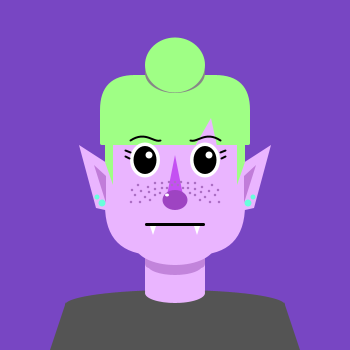
Frame 1 (no input)
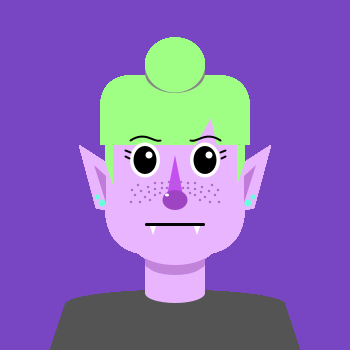
Frame 60 (the mouse pressed at the canvas centre just before this capture)
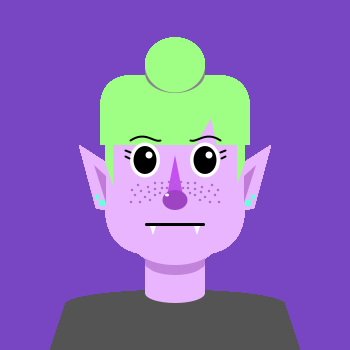
Frame 120 (the mouse held since frame 60 and released just before this capture)

The Processing sketch that drew these frames (run headless with seeded random() and noise(); from frame 60 on, the mouse is pressed at the canvas centre):

// Processing sketch: processing_140784
// ── processing_140784.pde


boolean clicked = false;
int browRightA;
int browRightB;
int browRightC;
int browRightD;
int browRightE;
int browLeftA;
int browLeftB;
int browLeftC;
int browLeftD;
int browLeftE;
int firstMouthAa;
int firstMouthAb;
int firstMouthAc;
int firstMouthBa;
int firstMouthBb;
int firstMouthBc;
int firstMouthBd;
int firstMouthBe;
int firstMouthCa;
int firstMouthCb;
int firstMouthCc;
int firstMouthDa;
int firstMouthDb;
int firstMouthDc;
int firstMouthDd;
int firstMouthDe;
int firstMouthDf;
int firstMouthEa;
int firstMouthEb;
int firstMouthEc;
int firstMouthEd;
int firstMouthEe;
int firstMouthEf;
int secondMouthAa;
int secondMouthAb;
int secondMouthAc;
int secondMouthBa;
int secondMouthBb;
int secondMouthBc;
int secondMouthBd;
int secondMouthBe;
int secondMouthBf;
int secondMouthCa;
int secondMouthCb;
int secondMouthCc;
int secondMouthCd;
int secondMouthCe;
int secondMouthCf;
int secondMouthDa;
int secondMouthDb;
int secondMouthDc;
int secondMouthDd;
int secondMouthDe;
int secondMouthDf;
int secondMouthDg;
int secondMouthDh;
int rightPupilA;
int rightPupilB;
int rightHL;
int leftPupilA;
int leftPupilB;
int leftHL;
float hairColorR = 159;
float hairColorG = 255;
float hairColorB = 133;



void setup(){
  size(350,350);
  background(120,70,195);
  noStroke();
}


void keyPressed(){
  clicked=! clicked;
  
  hairColorR = random(0,255);
  hairColorG = random(0,255);
  hairColorB = random(0,255);
  
}

void draw() {
  if (clicked == false) {
    browRightA = 5;
    browRightB = -50;
    browRightC = -35;
    browRightD = -35;
    browRightE = 25;
    browLeftA = -5;
    browLeftB = -50;
    browLeftC = -35;
    browLeftD = -35;
    browLeftE = 25;
    firstMouthAa = 0;
    firstMouthAb = 0;
    firstMouthAc = 0;
    firstMouthBa = -30;
    firstMouthBb = 48;
    firstMouthBc = 60;
    firstMouthBd = 3;
    firstMouthBe = 5;
    firstMouthCa = 255;
    firstMouthCb = 255;
    firstMouthCc = 255;
    firstMouthDa = -25;
    firstMouthDb = 51;
    firstMouthDc = -19;
    firstMouthDd = 51;
    firstMouthDe = -22;
    firstMouthDf = 60;
    firstMouthEa = 25;
    firstMouthEb = 51;
    firstMouthEc = 19;
    firstMouthEd = 51;
    firstMouthEe = 22;
    firstMouthEf = 60;
    secondMouthAa = 0;
    secondMouthAb = 0;
    secondMouthAc = 0;
    secondMouthBa = 0;
    secondMouthBb = 0;
    secondMouthBc = 0;
    secondMouthBd = 0;
    secondMouthBe = 0;
    secondMouthBf = 0;
    secondMouthCa = 0;
    secondMouthCb = 0;
    secondMouthCc = 0;
    secondMouthCd = 0;
    secondMouthCe = 0;
    secondMouthCf = 0;
    secondMouthDa = 0;
    secondMouthDb = 0;
    secondMouthDc = 0;
    secondMouthDd = 0;
    secondMouthDe = 0;
    secondMouthDf = 0;
    secondMouthDg = 0;
    secondMouthDh = 0;
    rightPupilA = 23;
    rightPupilB = 28;
    rightHL = 34;
    leftPupilA = 23;
    leftPupilB = 28;
    leftHL = -26;
  }
  
  if (clicked == true) {
    browRightA = 10;
    browRightB = -55;
    browRightC = -40;
    browRightD = -40;
    browRightE = 35;
    browLeftA = -5;
    browLeftB = -50;
    browLeftC = -30;
    browLeftD = -33;
    browLeftE = 25;
    firstMouthAa = 0;
    firstMouthAb = 0;
    firstMouthAc = 0;
    firstMouthBa = 0;
    firstMouthBb = 0;
    firstMouthBc = 0;
    firstMouthBd = 0;
    firstMouthBe = 0;
    firstMouthCa = 0;
    firstMouthCb = 0;
    firstMouthCc = 0;
    firstMouthDa = 0;
    firstMouthDb = 0;
    firstMouthDc = 0;
    firstMouthDd = 0;
    firstMouthDe = 0;
    firstMouthDf = 0;
    firstMouthEa = 0;
    firstMouthEb = 0;
    firstMouthEc = 0;
    firstMouthEd = 0;
    firstMouthEe = 0;
    firstMouthEf = 0;
    secondMouthAa = 255;
    secondMouthAb = 255;
    secondMouthAc = 255;
    secondMouthBa = -13;
    secondMouthBb = 55;
    secondMouthBc = -7;
    secondMouthBd = 55;
    secondMouthBe = -10;
    secondMouthBf = 64;
    secondMouthCa = 20;
    secondMouthCb = 51;
    secondMouthCc = 14;
    secondMouthCd = 51;
    secondMouthCe = 17;
    secondMouthCf = 64;
    secondMouthDa = 15;
    secondMouthDb = 2;
    secondMouthDc = -20;
    secondMouthDd = 50;
    secondMouthDe = 25;
    secondMouthDf = 47;
    secondMouthDg = 20;
    secondMouthDh = 2;
    rightPupilA = 18;
    rightPupilB = 22;
    rightHL = 32;
    leftPupilA = 18;
    leftPupilB = 22;
    leftHL = -28;
  }



  

  
//~~~HEAD~~~
translate(175,175);
noStroke();

//SHIRT
fill(84,84,84);
ellipse(0,130,220,30);
rect(-110,130, 220, 50, 5);
triangle(-105,175,-109,127,-125,175);
triangle(105,175,109,127,125,175);

//NECK
fill(234,181,255);
rect(-30,70, 60, 50,5);
ellipse(0,118,60,20);
fill(194,132,219);
rect(-30,70, 60, 23,5);

//ACTUAL HEAD


fill(234,181,255);
rect(-70,-50,140,130,5,5,50,50);

//SIDEBURNS
fill(hairColorR,hairColorG,hairColorB);
rect(62,-30,8,20);
rect(-70,-30,8,20);


//HAIR
fill(hairColorR,hairColorG,hairColorB);
rect(-75, -100, 150, 70, 100, 100, 2, 2);
fill(135,135,135);
ellipse(0,-102,60,40);
fill(hairColorR,hairColorG,hairColorB);
ellipse(0,-110,60,55);

//CHIN
fill(194,132,219);
ellipse(0,90,55,20);
fill(234,181,255);
ellipse(0,70, 80, 40);

//HAIR PART
fill(234,181,255);
triangle(20,-29,36,-57,42,-29);



//~~~EYES~~~

fill(255,255,255);
ellipse(30,-15,30,35);
ellipse(-30,-15,30,35);
fill(0,0,0);
ellipse(30,-15,rightPupilA,rightPupilB);
ellipse(-30,-15,leftPupilA,leftPupilB);
fill(255,255,255);
ellipse(rightHL,-20,7,7);
ellipse(leftHL,-20,7,7);

//EYELASHES
fill(0,0,0);
stroke(2);
strokeWeight(2);
line(45,-23,50,-25);
line(46,-17,50,-19);
line(-45,-23,-50,-25);
line(-46,-17,-50,-19);

//EYEBROWS
noFill();
curve(browRightA,browRightB, 15,browRightC, 45,browRightD, 105,browRightE);
curve(browLeftA,browLeftB, -15,browLeftC, -45,browLeftD, -105,browLeftE);

noStroke();


//MOUTH
fill(firstMouthAa,firstMouthAb,firstMouthAc);
rect(firstMouthBa,firstMouthBb,firstMouthBc,firstMouthBd,firstMouthBe);
fill(firstMouthCa,firstMouthCb,firstMouthCc);
triangle(firstMouthDa,firstMouthDb,firstMouthDc,firstMouthDd,firstMouthDe,firstMouthDf);
triangle(firstMouthEa,firstMouthEb,firstMouthEc,firstMouthEd,firstMouthEe,firstMouthEf);


//MOUTH 2
fill(secondMouthAa,secondMouthAb,secondMouthAc);
triangle(secondMouthBa,secondMouthBb,secondMouthBc,secondMouthBd,secondMouthBe,secondMouthBf);
triangle(secondMouthCa,secondMouthCb,secondMouthCc,secondMouthCd,secondMouthCe,secondMouthCf);

noFill();
stroke(5);
strokeWeight(3);
curve(secondMouthDa,secondMouthDb,secondMouthDc,secondMouthDd,secondMouthDe,secondMouthDf,secondMouthDg,secondMouthDh);

noStroke();





//NOSE
fill(196,80,242);

pushMatrix();
translate(0, 20);

triangle(0,-40,-10,10,10,10);

fill(158,68,194);
ellipse(0,5,25,20);

fill(255,255,255);
ellipse(-8,0,4,3);
popMatrix();



//RIGHT EAR
noStroke();
fill(234,181,255);
pushMatrix();
translate(10, -30);
quad(38, 31, 86, 0, 69, 63, 10, 76);

//EAR SHADE
fill(193,124,217);
triangle(59, 31, 71, 20, 59, 58);



//EARRING RIGHT
fill(105,255,220);
ellipse(63,58,7,7);
ellipse(68,52,5,5);


popMatrix();

//SIDEBURN
fill(hairColorR,hairColorG,hairColorB);
triangle(62,-10,62,10,70,-13);

//LEFT EAR
fill(234,181,255);
pushMatrix();
translate(-10, -30);
quad(-38, 31, -86, 0, -69, 63, -10, 76);

//EAR SHADE
fill(193,124,217);
triangle(-59, 31, -71, 20, -59, 58);

//EARRING LEFT
fill(105,255,220);
ellipse(-63,58,7,7);
ellipse(-68,52,5,5);
popMatrix();

//SIDEBURN
fill(hairColorR,hairColorG,hairColorB);
triangle(-62,-10,-62,10,-70,-13);

//FRECKLES
fill(170,109,194);
ellipse(-20,20,2.5,2.5);
ellipse(-25,25,2.5,2.5);
ellipse(-30,22,2.5,2.5);
ellipse(-35,27,2.5,2.5);
ellipse(-40,20,2.5,2.5);
ellipse(-34,16,2.5,2.5);
ellipse(-26,17,2.5,2.5);
ellipse(-20,14,2.5,2.5);
ellipse(-13,13,2.5,2.5);
ellipse(-15,18,2.5,2.5);
ellipse(-6,7,2.5,2.5);
ellipse(-8,13,2.5,2.5);
ellipse(-3,10,2.5,2.5);
ellipse(0,7,2.5,2.5);
ellipse(20,20,2.5,2.5);
ellipse(25,25,2.5,2.5);
ellipse(30,22,2.5,2.5);
ellipse(35,27,2.5,2.5);
ellipse(40,20,2.5,2.5);
ellipse(34,16,2.5,2.5);
ellipse(26,17,2.5,2.5);
ellipse(20,14,2.5,2.5);
ellipse(13,13,2.5,2.5);
ellipse(15,18,2.5,2.5);
ellipse(6,7,2.5,2.5);
ellipse(8,13,2.5,2.5);
ellipse(3,10,2.5,2.5);
ellipse(-13,8,2.5,2.5);
ellipse(-27,12,2.5,2.5);
ellipse(-20,8,2.5,2.5);
ellipse(-37,10,2.5,2.5);
ellipse(-43,15,2.5,2.5);
ellipse(13,8,2.5,2.5);
ellipse(27,12,2.5,2.5);
ellipse(20,8,2.5,2.5);
ellipse(37,10,2.5,2.5);
ellipse(43,15,2.5,2.5);
ellipse(44,27,2.5,2.5);
ellipse(-44,27,2.5,2.5);

}
